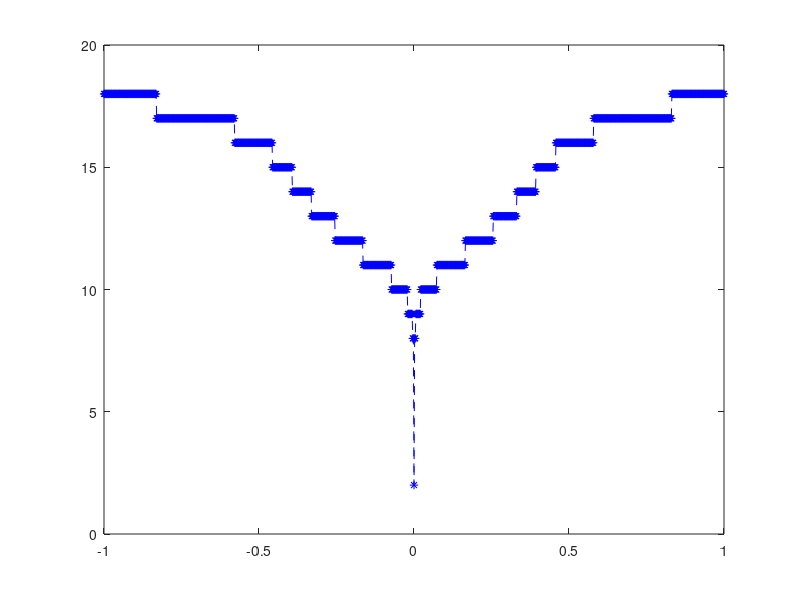

This figure's MATLAB source: (Note: this script raises an error after producing the figure.)
%% Experiment 8 - seeking to break the method
% Having shown examples where preconditioning by Newton severly improves
% the convergence, we'd now like to find an example where the precondition
% fails. We do so by first finding a function G(y) for which Newton does
% poorly, or has a very small basin of attraction. We then find a PDE that
% would produce such a G(y) as part of the preconditioning.

%% Finding a function G(y)

% Grid
y = linspace(-1,1,1001);
a = 0.25;
b = 0.5;
G = @(y,c) -a*y - (b/c) * sin(c*y);
Gp= @(y,c) -a   - b*cos(c*y);

c = 10;
tol = 1e-6;
itermax = 100;
save = zeros(size(y));

for k = 1:length(y)
    y0 = y(k);
    error= 1;
    iter = 1;
    while error > tol && iter < itermax
%         y1 = y0 - (G(y0,c) - y0)./(Gp(y0,c) - 1);
%         y1 = y0 - G(y0,c)./Gp(y0,c);
        y1 = G(y0,c)+y0;
        error = abs(y1 - y0);
        y0 = y1;
        iter = iter+1;
        
%         plot(y,G(y,c),'k',y0,G(y0,c),'ro')
%         axis([-1,1,-1,1])
%         pause(0.1)
    end
    
    if error < tol && iter < itermax
        save(k) = iter;
    else
        save(k) = NaN;
    end

end

plot(y,save,'b*--')

%% Implementing test

% Problem parameters
C = 15;

% Grid
nx = 1001;
a  = -0.2;
b  = 0.2;
x  = linspace(-1,1,nx)';
dx = 1./abs(x(2) - x(1));
x1 = x(x<=b); b = x1(end);
x2 = x(x>=a); a = x2(1);
l1 = length(x1); l2 = length(x2);

% Diff. mat.
X1 = [ [x1(2:end) ; 0], x1, [0 ; x1(1:end-1)] ];
X2 = [ [x2(2:end) ; 0], x2, [0 ; x2(1:end-1)] ];

I1 = eye(l1);
D1 = ones(l1,1);
D1 = dx^2 * [ D1, -2*D1, D1 ];% - dx/2 * [ -D1, zeros(l1,1), D1 ].*X1;
D1 = spdiags(D1,[-1,0,1],l1,l1);% + spdiags(ones(l1,1),0,l1,l1);
I2 = eye(l2);
D2 = ones(l2,1);
D2 = dx^2 * [ D2, -2*D2, D2 ];% - dx/2 * [ -D2, zeros(l2,1), D2 ].*X2;
D2 = spdiags(D2,[-1,0,1],l2,l2);% + spdiags(ones(l2,1),0,l2,l2);

% Initialization
k = 0;
tol = 1e-8;
itermax = 100;
G = zeros(1,101);
Gp= G;
itersaveNewton = G;
itersaveReg = G;
testu2 = linspace(-1,1,101);
% testu2=0.03;
nonlinsolves = 50;
for u2b0 = testu2
% u2b0 = 0;
    u2b    = u2b0;
    u2bold = u2b0;git 
    k      = k+1;
    error  = 1;
    iter   = 1;
    u1 = 0*ones(size(x1)); u1(1)  = 0;
    u2 = 0*ones(size(x2)); u2(end)= 0;
    while error > tol && iter < itermax

        % Step 1: solve u in first domain
        u1(end) = u2b;
        for i = 1:nonlinsolves
            J1 = D1 - spdiags(C*cos(C*u1),0,l1,l1);
            F1 = D1(2:end-1,:)*u1 - sin(C*u1(2:end-1));
            u1(2:end-1) = u1(2:end-1) - J1(2:end-1,2:end-1) \ F1;
        end
        u1a = u1(x1==a);
        
        % Step 2: solve u in second domain
        u2(1) = u1a;
        for i = 1:nonlinsolves
            J2 = D2 - spdiags(C*cos(C*u2),0,l2,l2);
            F2 = D2(2:end-1,:)*u2 - sin(C*u2(2:end-1));
            u2(2:end-1) = u2(2:end-1) - J2(2:end-1,2:end-1) \ F2;
        end
        u2b = u2(x2==b);
        
        if iter==1
            G(k) = u2b;
        end

        % Preconditioning with Newton
        % Step 3: solve g in first domain
        dF1= D1 - spdiags(C*cos(C*u1),0,l1,l1);
        g1 = dF1(2:end-1,2:end-1) \ ( -dF1(2:end-1,end) );
        g1 = [0 ; g1 ; 1 ];
        g1a= g1(x1==a);

        % Step 4: solve g in second domain
        dF2= D2 - spdiags(C*cos(C*u2),0,l2,l2);
        g2 = dF2(2:end-1,2:end-1) \ ( -g1a*dF2(2:end-1,1) );
        g2 = [ g1a ; g2 ; 0];
        g2b= g2(x2==b);
        
        if iter==1
            Gp(k) = g2b;
        end

        % Step 5: update u2b
        u2b = u2bold - (u2b - u2bold)/(g2b - 1);

        error = abs(u2b - u2bold);
        u2bold= u2b;
        iter  = iter+1;
        
%         if iter==2
% %         if error < tol
%             subplot(1,2,1)
%             plot(x1,g1,x2,g2)
%             axis([-1,1,-3,3])
%             subplot(1,2,2)
%             plot(x1,u1,x2,u2)
% %             axis([-1,1,-3,3])
%             pause(0.1)
%         end
        
    end
    
    if iter < itermax && error < tol
        itersaveNewton(k) = iter;
    else
        itersaveNewton(k) = NaN;
    end
    
%     plot(x1,u1,x2,u2)
%     axis([-1,1,-10,10])
%     title(num2str(G(k)))
%     pause(0.01)
        
end

k=0;
for u2b0 = testu2
% u2b0 = 0;
    u2b    = u2b0;
    u2bold = u2b0;
    k      = k+1;
    error  = 1;
    iter   = 1;
    u1 = 0*ones(size(x1)); u1(1)  = 0;
    u2 = 0*ones(size(x2)); u2(end)= 0;
    while error > tol && iter < itermax

        % Step 1: solve u in first domain
        u1(end) = u2b;
        for i = 1:nonlinsolves
            J1 = D1 - spdiags(C*cos(C*u1),0,l1,l1);
            F1 = D1(2:end-1,:)*u1 - sin(C*u1(2:end-1));
            u1(2:end-1) = u1(2:end-1) - J1(2:end-1,2:end-1) \ F1;
        end
        u1a = u1(x1==a);
        
        % Step 2: solve u in second domain
        u2(1) = u1a;
        for i = 1:nonlinsolves
            J2 = D2 - spdiags(C*cos(C*u2),0,l2,l2);
            F2 = D2(2:end-1,:)*u2 - sin(C*u2(2:end-1));
            u2(2:end-1) = u2(2:end-1) - J2(2:end-1,2:end-1) \ F2;
        end
        u2b = u2(x2==b);

        error = abs(u2b - u2bold);
        u2bold= u2b;
        iter  = iter+1;
        
    end
    
    if iter < itermax && error < tol
        itersaveReg(k) = iter;
    else
        itersaveReg(k) = NaN;
    end
        
end

figure(1)
plot(testu2,itersaveReg,'b',testu2,itersaveNewton,'r')
xlabel('\gamma')
ylabel('Number of iterations to convergence')
title('Newton precond. on transmission condition')

figure(2)
plot(testu2,G,'r',testu2,Gp,'b',testu2,testu2 - (G-testu2)./(Gp-1),'k',testu2,testu2,'g','linewidth',2)
xlabel('\gamma')
ylabel('G(\gamma)')
legend('FP','G''(\gamma)','NR','\gamma')
set(gca,'fontsize',26,'linewidth',2)

%% Mapping out the function G(x,y)

% Problem parameters
e = 1;

% Grid
nx = 1001;
a  = -0.2;
b  = 0.2;
x  = linspace(-1,1,nx)';
dx = 1./abs(x(2) - x(1));
x1 = x(x<=b); b = x1(end);
l1 = length(x1);

% Diff. mat.
X1 = [ [x1(2:end) ; 0], x1, [0 ; x1(1:end-1)] ];

I1 = eye(l1);
D1 = ones(l1,1);
D1 = e * dx^2 * [ D1, -2*D1, D1 ];% - dx/2 * [ -D1, zeros(l1,1), D1 ].*X1;
D1 = spdiags(D1,[-1,0,1],l1,l1);% + spdiags(ones(l1,1),0,l1,l1);
d1 = dx/2 * [-ones(l1,1), zeros(l1,1), ones(l1,1)];
d1 = spdiags(d1,[-1,0,1],l1,l1);

% Initialization
k = 0;
k0= 1.5;
tol = 1e-8;
itermax = 100;
G = zeros(l1,101);
Gp= G;
itersaveNewton = G;
testu2 = linspace(-5,5,101);
nonlinsolves = 50;
for u2b0 = testu2
% u2b0 = 0;
    u2b    = u2b0;
    u2bold = u2b0;
    k      = k+1;
    error  = 1;
    iter   = 1;
    u1 = 1*ones(size(x1)); u1(1)  = 1;

        % Step 1: solve u in first domain
        u1(end) = u2b;
        for i = 1:nonlinsolves
%             J1 = D1 - spdiags(u1,0,l1,l1) * d1 - spdiags(d1*u1,0,l1,l1);
%             F1 = D1(2:end-1,:)*u1 - u1(2:end-1).* (d1(2:end-1,:)*u1);
            J1 = D1 - spdiags(u1.^(k0-1),0,l1,l1);
            F1 = D1(2:end-1,:)*u1 - u1(2:end-1).^k0/k0;
            u1(2:end-1) = u1(2:end-1) - J1(2:end-1,2:end-1) \ F1;
        end
        
        G(:,k) = u1;
        
        % Preconditioning with Newton
        % Step 3: solve g in first domain
%         dF1= D1 - spdiags(u1,0,l1,l1) * d1 - spdiags(d1*u1,0,l1,l1);
        dF1= D1 - spdiags(u1.^(k0-1),0,l1,l1);
        g1 = dF1(2:end-1,2:end-1) \ ( -dF1(2:end-1,end) );
        g1 = [0 ; g1 ; 1];
        g1a= g1(x1==a);
        
        Gp(:,k) = g1;
        
end

figure(1)
contour(testu2,x1,G-testu2,[0 0])
ylabel('x')
xlabel('\gamma')

figure(2)
plot(testu2,G(1:100:end,:))
axis([-7,7,-7,7])
xlabel('\gamma')
ylabel('G(\gamma)')

figure(3)
surf(testu2,x1,G)

figure(4)
contour(testu2,x1,Gp,[1,1])